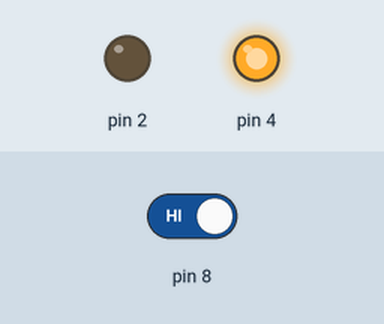
The sketch below on a simulated Arduino Uno, built with avr-gcc and run on an emulated ATmega328P. On the bench: output pins drawn as LEDs (lit = HIGH). The inputs (shaded band) are chosen by the test bench; at power-on: pin 8 HIGH.

Above: at 1.2 s.
1.3 s: pin 8 driven LOW
At 2.5 s:
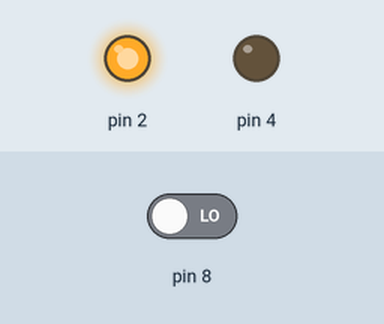
2.8 s: pin 8 driven HIGH
At 3.7 s:
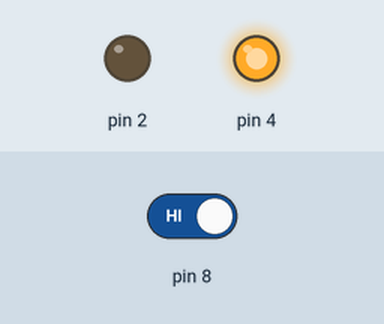
Timing chart, 0 to 5.8 s (numbered marks = the images above; inputs shaded):
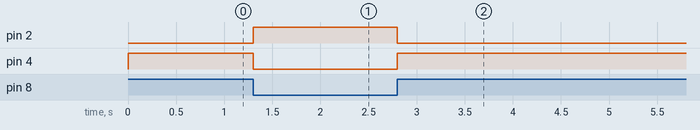

The sketch:

Arduino-pd01_tarefa5.ino
```cpp
// C++ code
/*Tarefa 5
	-a partir do circuito anterior,
    insira um botão, da mesma forma que na tarefa 2.*/

void setup()
{
  pinMode(2, OUTPUT);
  pinMode(4, OUTPUT);
  pinMode(8, INPUT);

}

void loop()
{
  /*Faça com que, caso o botão seja apertado a
  sinaleira UM fique em Verde e a DOIS em Vermelho
  */
  if(!digitalRead(8)){
    digitalWrite(2, HIGH);
    digitalWrite(4, LOW);
  }
  /*Quando o botão não estiver pressionado faça
    com que a sinaleira UM fique em Vermelho e a DOIS em
    Verde.*/
  else {
    digitalWrite(4, HIGH);
    digitalWrite(2, LOW);
  }
}
```

Measured:
- after the input at 1.3 s, pin 2: LOW → HIGH at once; pin 4: HIGH → LOW at once
- after the input at 2.8 s, pin 2: HIGH → LOW at once; pin 4: LOW → HIGH at once
